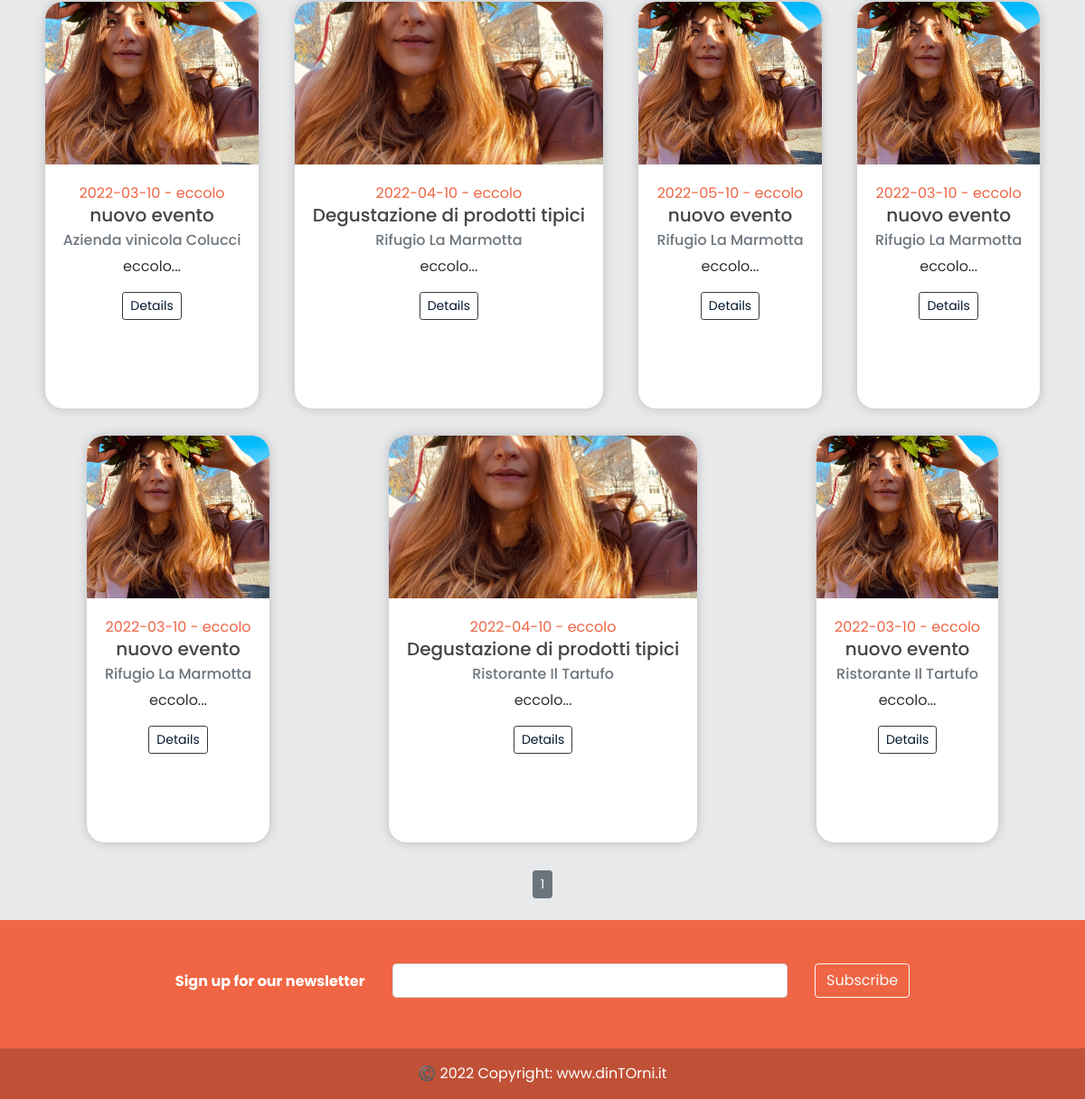
Page /home (lower part) on the earlier database version.
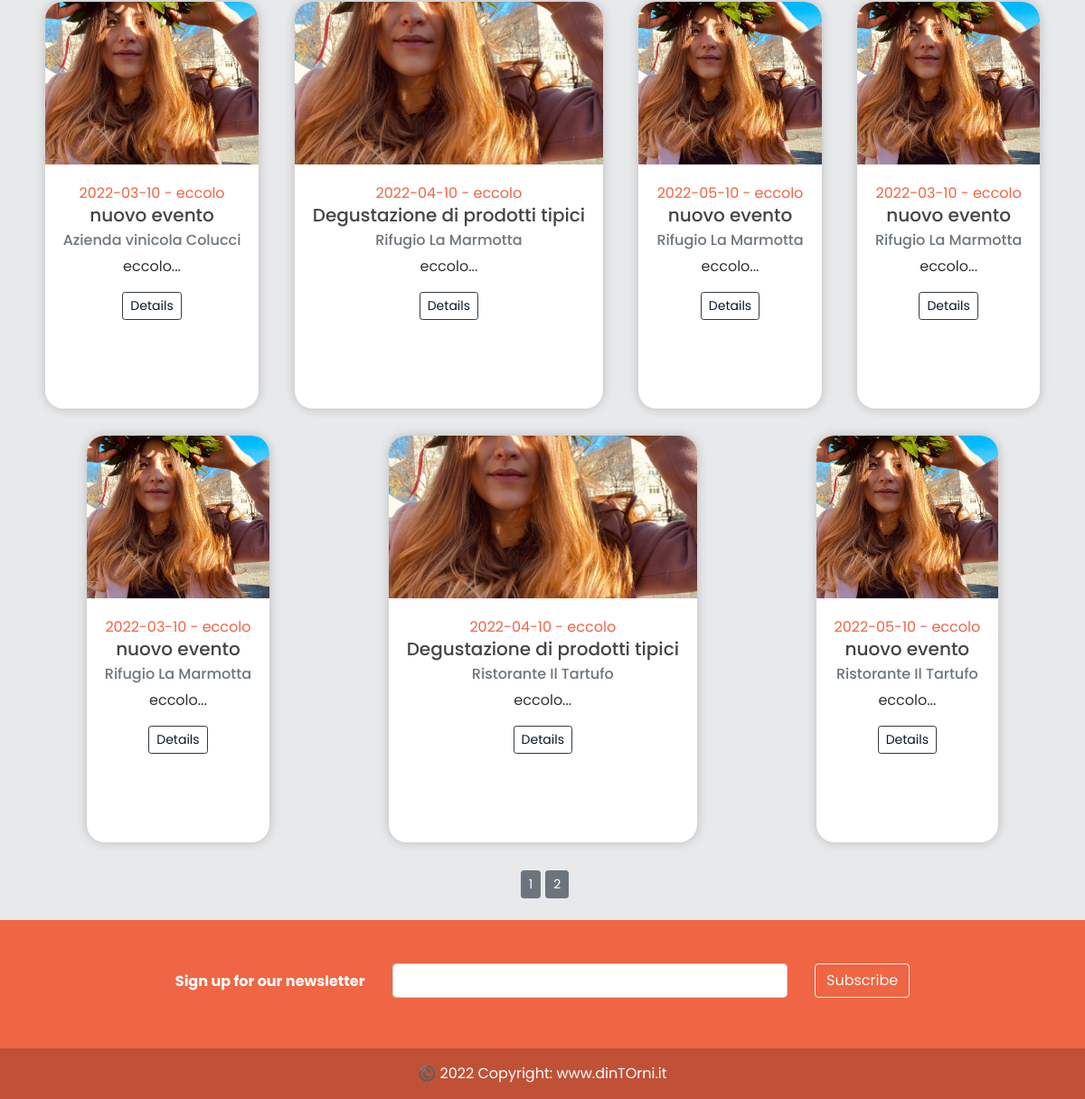
Same page on the later database version.
### models.py (models this page shows, shortened)
class Event(db.Model):
    id = db.Column(db.Integer, primary_key=True)
    title = db.Column(db.String(100), nullable=False)
    date_event = db.Column(db.Date, nullable=False)
    location = db.Column(db.Text, default='eccolo', nullable=False)
    price = db.Column(db.Float, default=1, nullable = True)
    equipment = db.Column(db.Text, default='eccolo', nullable=True)
    min_users = db.Column(db.Integer, default=2, nullable=True)
    date_posted = db.Column(db.DateTime,
                            default=datetime.utcnow())  # default è listante corrente in cui posto
    content = db.Column(db.Text, default='eccolo', nullable=False)
    weaknesses = db.Column(db.Text, default='eccolo', nullable=True)
    image_event1 = db.Column(db.String(20), nullable=False, default='default.jpg')
    image_event2 = db.Column(db.String(20), nullable=False, default='default.jpg')
    image_event3 = db.Column(db.String(20), nullable=False, default='default.jpg')
    business_id = db.Column(db.Integer, db.ForeignKey('business.id'))  # db integer, è una chiave devo specificare la relazi

class User(db.Model, UserMixin):
    _tablename__ = 'user'
    id = db.Column(db.Integer, primary_key=True)
    email = db.Column(db.String(120), unique=True, nullable=False)
    image_file = db.Column(db.String(20), nullable=False, default='default.jpg')
    password = db.Column(db.String(60), nullable=False)
    telephone = db.Column(db.Integer(), nullable=False)
    type= db.Column(db.String(20))
    __mapper_args__={
        'polymorphic_identity': 'user',
        'polymorphic_on': type
    }

class Business(User, db.Model):
    _tablename__ = 'business'
    id = db.Column(db.Integer, db.ForeignKey('user.id'), primary_key=True)
    name = db.Column(db.String(20), unique=True, nullable=False)
    vat_number = db.Column(db.Integer())#rimettere i nullable
    city = db.Column(db.String(20))
    address = db.Column(db.String(30))
    events = db.relationship('Event', backref='creator', lazy=True)
    link_facebook = db.Column(db.String())
    link_instagram = db.Column(db.String())
    link_twitter = db.Column(db.String())
    link_website = db.Column(db.String())
    __mapper_args__ = {
        'polymorphic_identity': 'business',
    }

### app/main/routes.py (the view)
@main.route("/")
@main.route("/home")
def home():
    page = request.args.get('page', 1, type=int) #possiamo passare il numero di post che vogliamo per pagina
    events = Event.query.order_by(Event.date_posted.desc()).paginate(page=page, per_page=10)
    return render_template('home.html', events = events)

### app/templates/home.html (shortened to what this page needs)
{% extends "layout.html" %}
{% block content %}
<div class="card-group" >
    <div class="row justify-content-around">
    {% for event in events.items %}
      <div class="card" id="card_home" style="margin: 15px;">
        <img class="card-img-top" style="width: 100%; height: 15vw; object-fit: cover;" src="{{ url_for('static', filename='events_pics/' + event.image_event1) }}" alt="Event image">
        <div class="card-body align-center">
            <p class="card-text text-center mb-0" style="color: #F06543">{{ event.date_event }} - {{ event.location }}</p>
                <h5 class="card-title text-center mt-0">{{ event.title }}</h5>
            <h6 class="card-subtitle mb-2 text-muted text-center" href="{{ url_for('users.user_events', name=event.creator.name) }}">{{ event.creator.name }}</h6>
            <p class="card-text text-center mb-3">{{ event.content[:35] + "..." }}</p>
            <div class="col text-center mb-0 mt-3">
                  <a href="{{ url_for('events.event', event_id=event.id) }}" class="btn btn-outline-dark btn-sm mb-0" style="color: #04192E">Details</a>
            </div>
        </div>
      </div>
    {% endfor %}
    </div>
</div>
    <div class="container fill d-flex justify-content-center mt-3">
    {% for page_num in events.iter_pages(left_edge=1, right_edge=1, left_current=1, right_current=2) %}
        {% if page_num %}
            {% if events.page == page_num %}
                <a class="btn btn-secondary btn-sm mb-4" style="margin-right: 5px; margin-left: 5px" href="{{ url_for('main.home', page=page_num) }}">{{ page_num }}</a>
            {% else %}
                <a class="btn btn-secondary btn-sm mb-4" href="{{ url_for('main.home', page=page_num) }}">{{ page_num }}</a>
            {% endif %}
        {% endif %}
    {% endfor %}
    </div>
{% endblock content %}

### app/templates/layout.html (shortened to what this page needs)
<!DOCTYPE html>
<html>
<head>
    <link rel="stylesheet" href="https://maxcdn.bootstrapcdn.com/bootstrap/4.0.0/css/bootstrap.min.css">
    <link rel="stylesheet" type="text/css" href="{{ url_for('static', filename='main.css') }}">
    <link rel='stylesheet' href='https://cdnjs.cloudflare.com/ajax/libs/font-awesome/5.15.1/css/all.min.css'>
</head>
<body style="background-color: #E8E9EB;" >
    <main role="main" class="container" >
      <div class="row">
        <div class="col-lg-12">
          {% block content %}{% endblock %}
        </div>
      </div>
    </main>
<footer class="text-center text-white" style="background-color: #F06543;">
  <div class="container p-4 pb-0" style="">
    <section class="mt-2 mb-0 pt-2 pb-2">
      <form action="">
        <div class="row d-flex mt-1 pt-1 mb-0 justify-content-center" style="margin-top: 10px; margin-bottom: 10px">
          <div class="col-auto">
            <p class="pt-2">
              <strong>Sign up for our newsletter</strong>
            </p>
          </div>
          <div class="col-md-5 col-12">
            <div class="form-outline form-white mb-4">
              <input type="email" id="form5Example29" class="form-control" />
            </div>
          </div>
          <div class="col-auto">
            <button type="submit" class="btn btn-outline-light mb-4">
              Subscribe
            </button>
          </div>
        </div>
      </form>
    </section>
  </div>
  <div class="text-center p-3" style="background-color: rgba(0, 0, 0, 0.2);">
    ©️ 2022 Copyright:
    <a class="text-white" href="{{ url_for('main.home') }}"> www.dinTOrni.it</a>
  </div>
</footer>
</body>
</html>

### app/static/main.css (style rules this page uses)
body { background: #fafafa; color: #333333; margin-top: 5rem; }
h1, h2, h3, h4, h5, h6 { color: #444444; }
.card { border: none; transition: all 500ms cubic-bezier(0.19, 1, 0.22, 1); overflow: hidden; border-radius: 20px; min-height: 450px; box-shadow: 0 0 12px 0 rgba(0, 0, 0, 0.2); }
.card .card-body { transition: all 500ms cubic-bezier(0.19, 1, 0.22, 1); }
.align-center { text-align: center; }
img { border: 0; }
img { max-width: 100%; }
img { vertical-align: middle; border-style: none; }
*, body { font-family: "Poppins", sans-serif; }
a { color: #F06543; }
.text-center { text-align: center !important; }
.d-flex { display: -ms-flexbox !important; display: flex !important; }

Differences in the rows shown:
no longer on this page (row edited): Event: image_event1 (placeholder picture), date_event "2022-03-10", location "eccolo", title "nuovo evento", creator.name "Ristorante Il Tartufo", content "eccolo..."
added Event: image_event1 (placeholder picture), date_event "2022-05-10", location "eccolo", title "nuovo evento", creator.name "Ristorante Il Tartufo", content "eccolo..."
Other differences:
new list line: "2"
